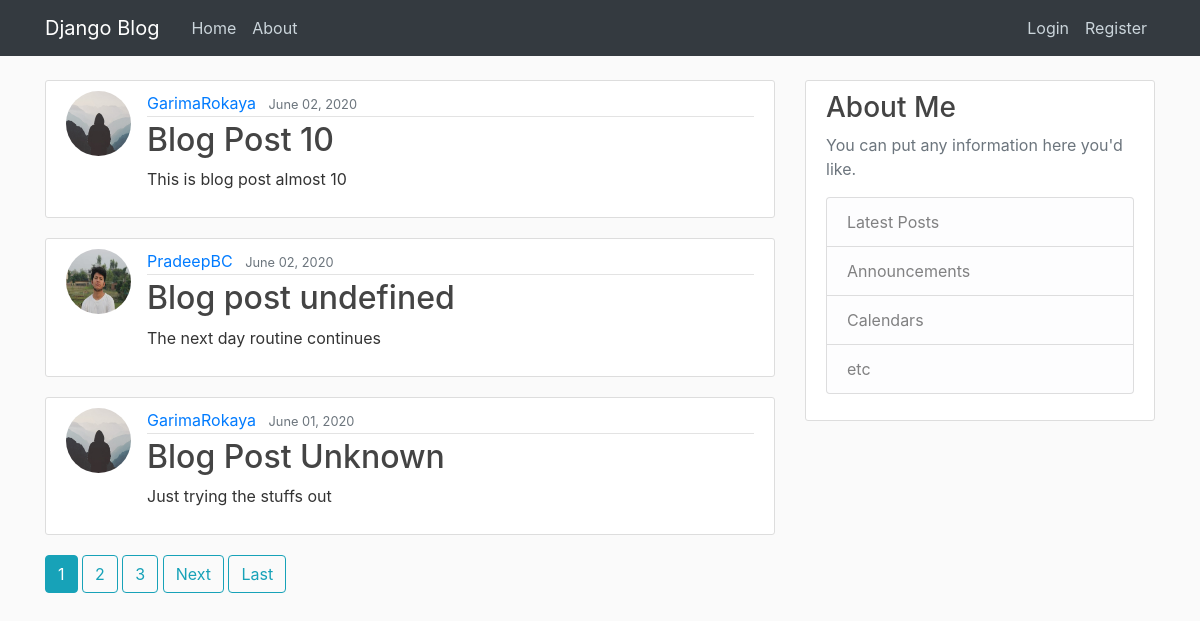
The page / on the database its author committed.
### blog/models.py (models this page shows, shortened)
class Post(models.Model):#a table in the database
    title = models.CharField(max_length=100)# attribute of table
    content = models.TextField()
    date_posted = models.DateTimeField(default=timezone.now)
    author = models.ForeignKey(User, on_delete=models.CASCADE) #deletepost if userdeleted not viceversa

### users/models.py (models this page shows, shortened)
class Profile(models.Model):
    user=models.OneToOneField(User, on_delete=models.CASCADE)
    image=models.ImageField(default='default.jpg', upload_to='profile_pics')

### blog/views.py (the view)
# urls.py: path('', PostListView.as_view(), name="blog-home"),#empty means home page which is blog
class PostListView(ListView):
    paginate_by =3
    model=Post#what model to query;posts
    template_name='blog/home.html'#<app>/post_list.html
    context_object_name='posts'
    ordering=['-date_posted'] #-sign indicates newest to oldest

### blog/templates/blog/home.html (shortened to what this page needs)
{% extends "blog/base.html" %}
{%block content%}
    {% for post in posts %}
        <article class="media content-section">
            <img class = "rounded-circle article-img" src="{{ post.author.profile.image.url}}">
            <div class="media-body">
            <div class="article-metadata">
                <a class="mr-2" href="{% url 'user-posts' post.author.username %}">{{ post.author }}</a>
                <small class="text-muted">{{ post.date_posted|date:"F d, Y" }}</small>
            </div>
            <h2><a class="article-title" href="{% url 'post-detail' post.id %}">{{ post.title }}</a></h2>
            <p class="article-content">{{ post.content }}</p>
            </div>
        </article>
    {% endfor %}
    {% if is_paginated %}
      {% for num in page_obj.paginator.page_range %}
        {% if page_obj.number == num %}
          <a class="btn btn-info mb-4" href="?page={{ num }}">{{ num }}</a>
        {% elif num > page_obj.number|add:'-3' and num < page_obj.number|add:'3' %}
          <a class="btn btn-outline-info mb-4" href="?page={{ num }}">{{ num }}</a>
        {% endif %}
      {% endfor %}
      {% if page_obj.has_next %}
        <a class="btn btn-outline-info mb-4" href="?page={{ page_obj.next_page_number }}">Next</a>
        <a class="btn btn-outline-info mb-4" href="?page={{ page_obj.paginator.num_pages }}">Last</a>
      {% endif %}
    {% endif %}
{% endblock content %}

### blog/templates/blog/base.html (shortened to what this page needs)
{% load static %}
<!DOCTYPE html>
<html lang="en">
<head>
     <link rel="stylesheet" href="https://stackpath.bootstrapcdn.com/bootstrap/4.3.1/css/bootstrap.min.css">
     <link rel="stylesheet" type="text/css" href="{% static 'blog/main.css' %}" >
</head>
<body>
    <header class="site-header">
        <nav class="navbar navbar-expand-md navbar-dark bg-dark fixed-top">
          <div class="container">
            <a class="navbar-brand mr-4" href="{% url 'blog-home' %}">Django Blog</a>
            <div class="collapse navbar-collapse" id="navbarToggle">
              <div class="navbar-nav mr-auto">
                <a class="nav-item nav-link" href="{% url 'blog-home' %}">Home</a>
                <a class="nav-item nav-link" href="{% url 'blog-about' %}">About</a>
              </div>
              <div class="navbar-nav">
                {% if user.is_authenticated %}
                  <a class="nav-item nav-link" href="{% url 'post-create' %}">New Post</a>
                  <a class="nav-item nav-link" href="{% url 'profile' %}">Profile</a>
                  <a class="nav-item nav-link" href="{% url 'logout' %}">Logout</a>
                {% else %}
                  <a class="nav-item nav-link" href="{% url 'login' %}">Login</a>
                  <a class="nav-item nav-link" href="{% url 'register' %}">Register</a>
                {% endif %}
              </div>
            </div>
          </div>
        </nav>
      </header>
      <main role="main" class="container">
        <div class="row">
          <div class="col-md-8">
            {% block content %}{% endblock %}
          </div>
          <div class="col-md-4">
            <div class="content-section">
              <h3>About Me</h3>
              <p class='text-muted'>You can put any information here you'd like.
                <ul class="list-group">
                  <li class="list-group-item list-group-item-light">Latest Posts</li>
                  <li class="list-group-item list-group-item-light">Announcements</li>
                  <li class="list-group-item list-group-item-light">Calendars</li>
                  <li class="list-group-item list-group-item-light">etc</li>
                </ul>
              </p>
            </div>
          </div>
        </div>
      </main>
</body>
</html>

### blog/static/blog/main.css (style rules this page uses)
body { background: #fafafa; color: #333333; margin-top: 5rem; }
h1, h2, h3, h4, h5, h6 { color: #444444; }
ul { margin: 0; }
.site-header .navbar-nav .nav-link { color: #cbd5db; }
.content-section { background: #ffffff; padding: 10px 20px; border: 1px solid #dddddd; border-radius: 3px; margin-bottom: 20px; }
.article-title { color: #444444; }
.article-content { white-space: pre-line; }
.article-img { height: 65px; width: 65px; margin-right: 16px; }
.article-metadata { padding-bottom: 1px; margin-bottom: 4px; border-bottom: 1px solid #e3e3e3 }

### rows shown on the page
Post: author.profile.image (placeholder picture), author "GarimaRokaya", date_posted "June 02, 2020", title "Blog Post 10", content "This is blog post almost 10"
Post: author.profile.image (picture), author "PradeepBC", date_posted "June 02, 2020", title "Blog post undefined", content "The next day routine continues"
Post: author.profile.image (placeholder picture), author "GarimaRokaya", date_posted "June 01, 2020", title "Blog Post Unknown", content "Just trying the stuffs out"

### other values the page prints
{{ num }} "1"
{{ num }} "2" "3"
